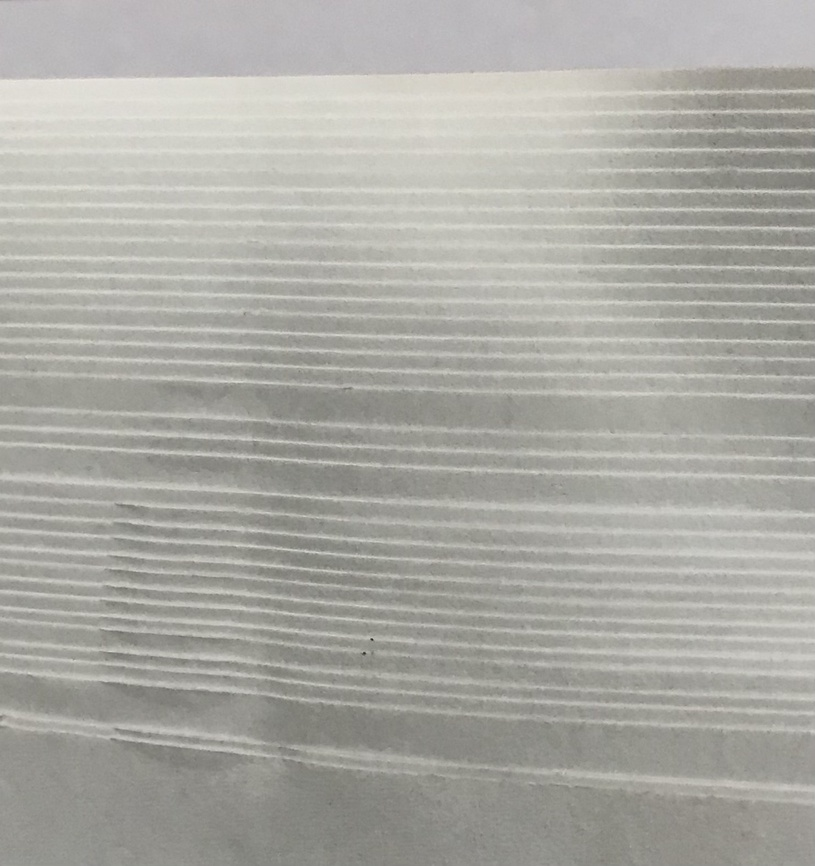
#> input picture CountingPages/72Pages.jpeg, 815 x 866 px, shrunk from 1481 x 1573 before the run
$ python test.py
#> lines starting #> are read from the running program, lines starting #| are printed output that depends on the picture
from PIL import Image, ImageFilter


# Opening the image (R prefixed to string
# in order to deal with '\' in paths)
image = Image.open(r"72Pages.jpeg")
#> image is the input picture: PIL image 815x866 RGB; mean R, G, B 169.9, 169.2, 163.2

# Converting the image to greyscale, as edge detection
# requires input image to be of mode = Greyscale (L)
image = image.convert("L")
#> image: PIL image 815x866 L

# Detecting Edges on the Image using the argument ImageFilter.FIND_EDGES
image = image.filter(ImageFilter.FIND_EDGES)
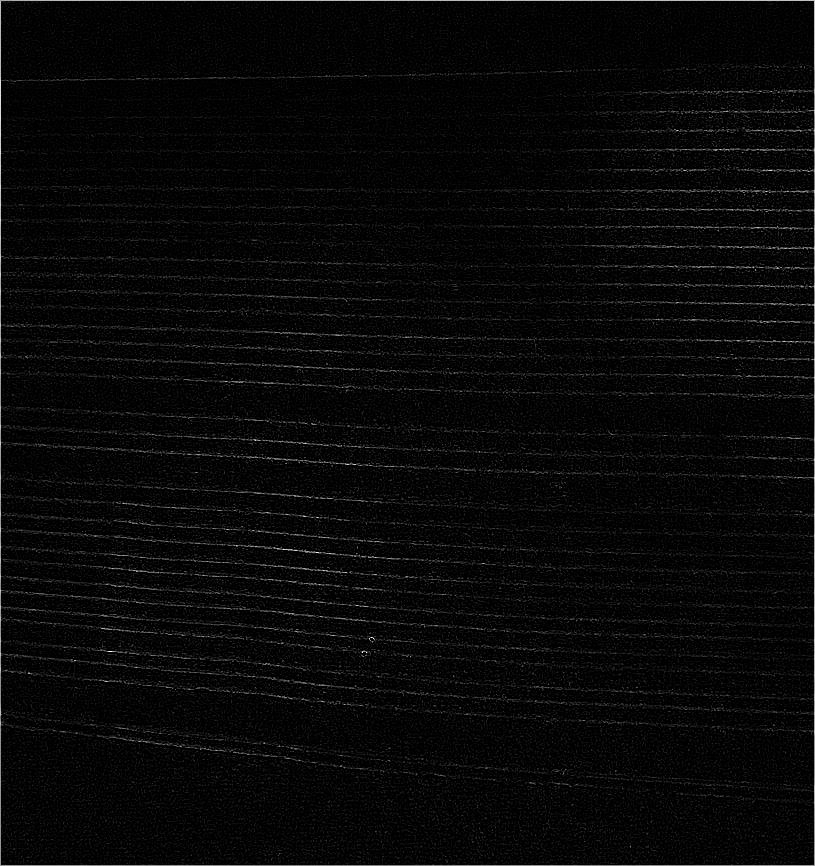
#> image: PIL image 815x866 L; min 0, max 255, mean 7.7

# Saving the Image Under the name Edge_Sample.png
image.save(r"72Pages_Edge.jpeg")

$ run again, with CountingPages/gval.jpeg copied over CountingPages/72Pages.jpeg
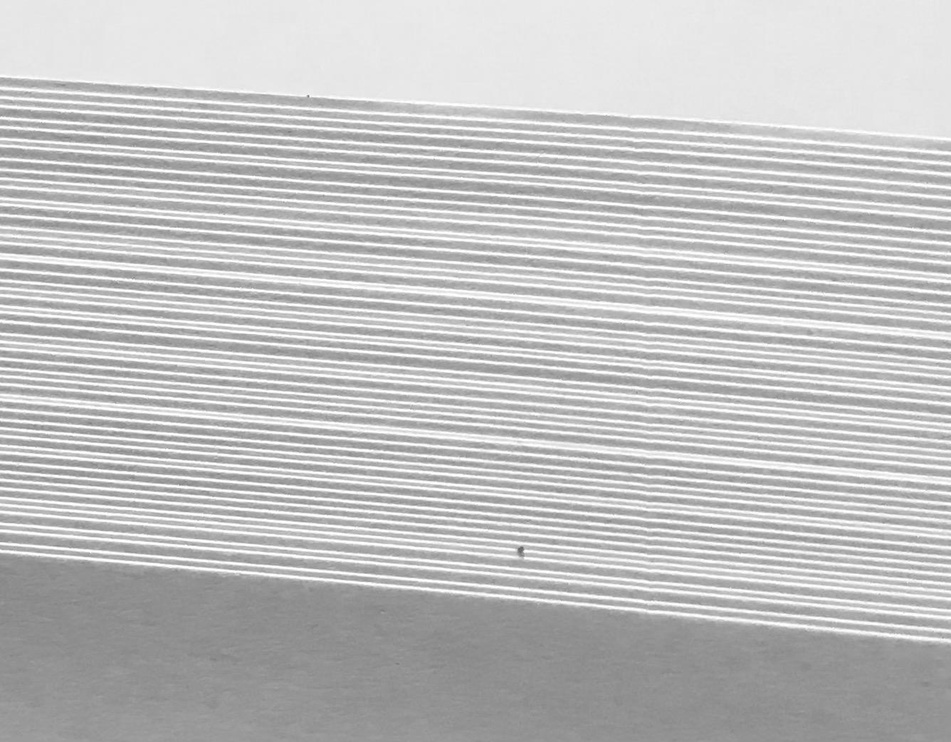
#> input picture CountingPages/gval.jpeg, 951 x 742 px, shrunk from 1336 x 1042 before the run
#> image is the input picture: PIL image 951x742 L; min 102, max 255, mean 192.7
#> `image = image.filter(ImageFilter.FIND_EDGES)`:
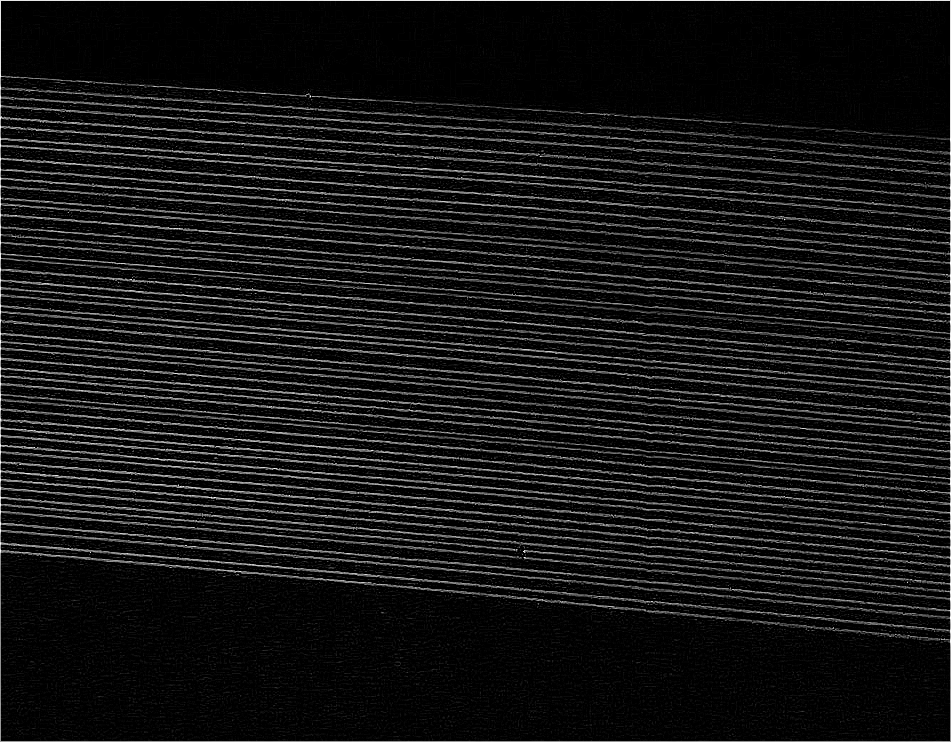
#> image: PIL image 951x742 L; min 0, max 255, mean 21.2

$ run again, with CountingPages/36Pages.PNG saved as CountingPages/72Pages.jpeg
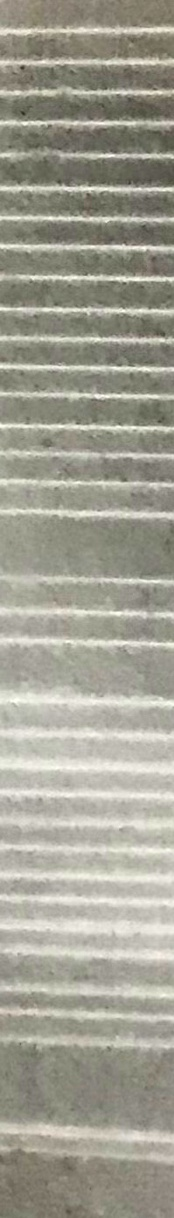
#> input picture CountingPages/36Pages.PNG, 174 x 1218 px
#> image is the input picture: PIL image 174x1218 RGB; mean R, G, B 160.3, 158.8, 145.8
#> `image = image.filter(ImageFilter.FIND_EDGES)`:
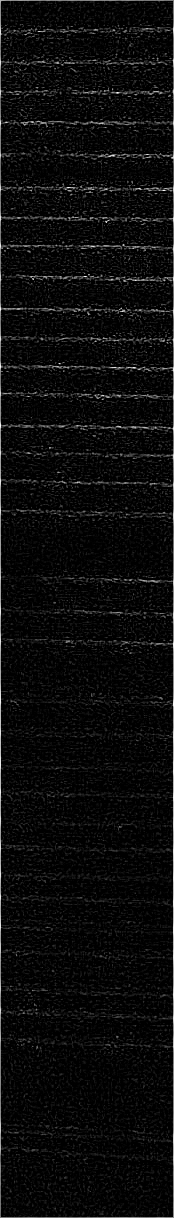
#> image: PIL image 174x1218 L; min 0, max 255, mean 11.6
